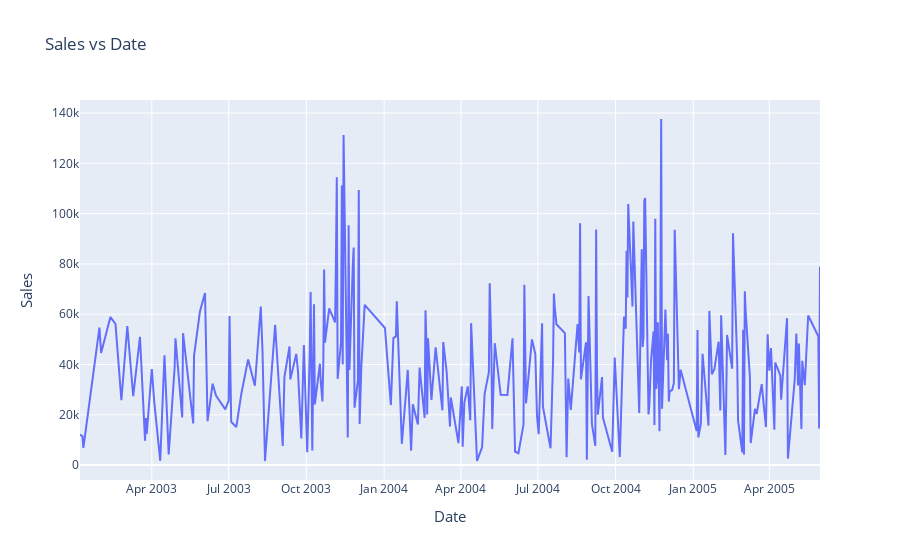

Notebook source saved alongside this figure:
### Code cell
fig = px.line(x = date_group.index, y = date_group.SALES, title = 'Sales vs Date')
fig.update_layout(yaxis=dict(title_text='Sales', titlefont=dict(size=15)), 
                  xaxis=dict(title_text='Date', titlefont=dict(size=15))
                 )
fig.show()

### Figure 1 — Plotly figure (JSON) as saved in the notebook; plotly's stock layout.template omitted (floating-point values rounded to 4 significant figures; data arrays with more than 128 entries replaced by an {"elided": "..."} marker saying what was removed)
{"data": [{"hovertemplate": "x=%{x}<br>y=%{y}<extra></extra>", "legendgroup": "", "line": {"color": "#636efa", "dash": "solid"}, "mode": "lines", "name": "", "orientation": "v", "showlegend": false, "type": "scatter", "x": {"elided": "252 str values"}, "xaxis": "x", "y": {"elided": "252 float values"}, "yaxis": "y"}], "layout": {"legend": {"tracegroupgap": 0}, "title": {"text": "Sales vs Date"}, "xaxis": {"anchor": "y", "domain": [0, 1], "title": {"font": {"size": 15}, "text": "Date"}}, "yaxis": {"anchor": "x", "domain": [0, 1], "title": {"font": {"size": 15}, "text": "Sales"}}}}
